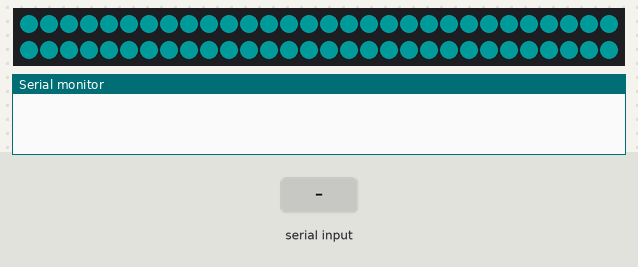
Bench run of a sketch on a simulated Arduino Uno, built with avr-gcc and run on an emulated ATmega328P. Parts: 60 RGB LEDs in strip order, left to right, continuing on the next row, the last lines printed to the serial monitor. Inputs (shaded band) come from the test bench. Dim RGB values are drawn brighter than linear.

Above: at 1.5 s.
1.6 s: "90,45,200\n" received over Serial
At 3.4 s:
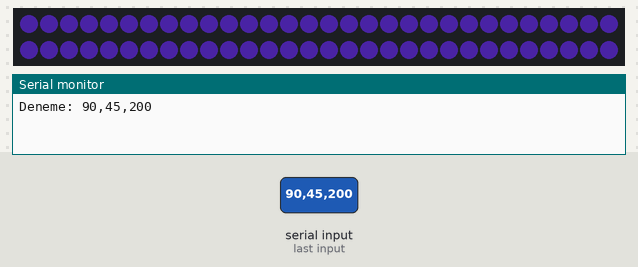
4.1 s: "90,45\n" received over Serial
At 5.5 s:
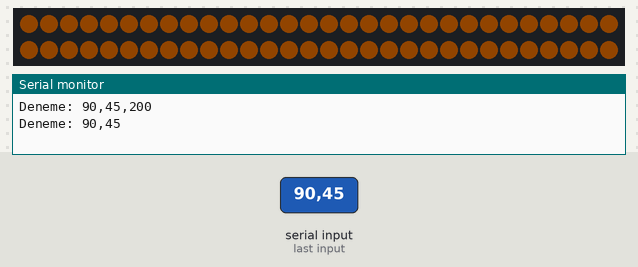
6.6 s: "5\n" received over Serial
At 8.0 s:
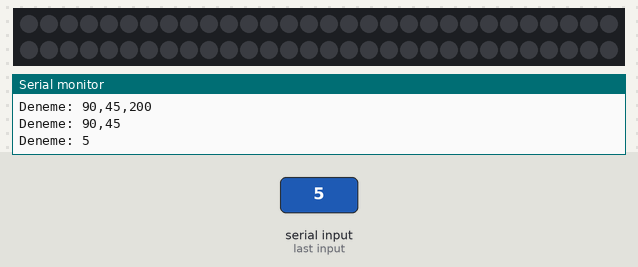
9.1 s: "30,150,10\n" received over Serial
At 11.4 s:
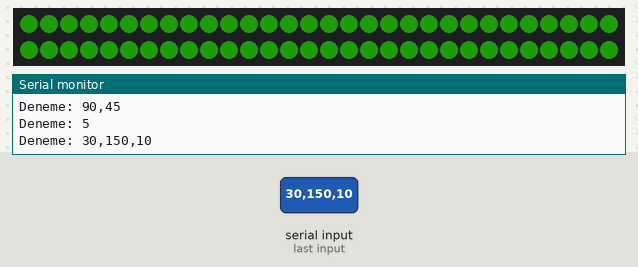
Timing chart, 0 to 12.6 s (numbered marks = the images above; inputs shaded):
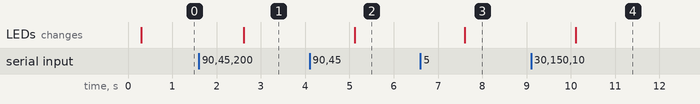

Measured:
- after the input at 1.6 s, the LEDs: change after 1.0 s (image 1)
- after the input at 4.1 s, the LEDs: change after 1.0 s (image 2)
- after the input at 6.6 s, the LEDs: change after 1.0 s (image 3)
- after the input at 9.1 s, the LEDs: change after 1.0 s (image 4)

The sketch:

ws2812b_led_serial_color.ino
```cpp
#include <FastLED.h>

#define LED_PIN     7
#define NUM_LEDS    60
#define BRIGHTNESS  48
#define LED_TYPE    WS2812B
#define COLOR_ORDER GRB

#define LED_GROUP 3
#define DELAY_LED 100

CRGB leds[NUM_LEDS];
String receivedText;

void setup() {

	delay(200);
	FastLED.addLeds<LED_TYPE, LED_PIN, COLOR_ORDER>(leds, NUM_LEDS).setCorrection(TypicalLEDStrip);
	FastLED.setBrightness(BRIGHTNESS);
	delay(100);

	setColor(CRGB::DarkCyan);

	delay(10);

	Serial.begin(9600);
}

void loop() {

	if (Serial.available() != 0)
	{
		receivedText = Serial.readString();

		int red = getValue(receivedText, ',', 0).toInt();
		int green = getValue(receivedText, ',', 1).toInt();
		int blue = getValue(receivedText, ',', 2).toInt();

		setColor(CRGB(red, green, blue));

		Serial.println("Deneme: " + receivedText);
	}

	delay(20);

}

// Expecting data -> "255,255,255", "192,240,0" etc.
String getValue(String data, char separator, int index)
{
	int found = 0;
	int strIndex[] = { 0, -1 };
	int maxIndex = data.length() - 1;

	for (int i = 0; i <= maxIndex && found <= index; i++) {
		if (data.charAt(i) == separator || i == maxIndex) {
			found++;
			strIndex[0] = strIndex[1] + 1;
			strIndex[1] = (i == maxIndex) ? i + 1 : i;
		}
	}
	return found > index ? data.substring(strIndex[0], strIndex[1]) : "";
}

void setColor(CRGB color)
{
	for (int i = 0; i < NUM_LEDS; i++)
	{
		leds[i] = color;
	}
	FastLED.show();
}
```
